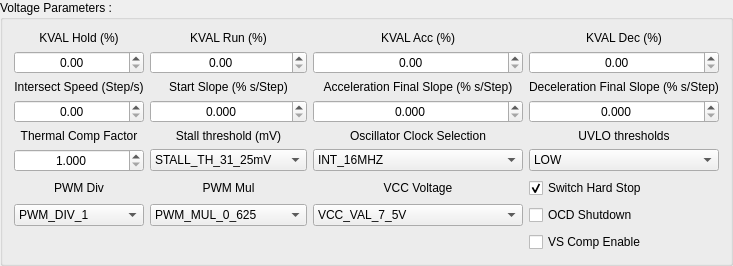
             <widget class="QGroupBox" name="vpGroup_2">
              <property name="title">
               <string>Voltage Parameters :</string>
              </property>
              <layout class="QGridLayout" name="gridLayout_12">
               <item row="0" column="2">
                <widget class="QLabel" name="label_43">
                 <property name="text">
                  <string>KVAL Acc (%)</string>
                 </property>
                 <property name="alignment">
                  <set>Qt::AlignCenter</set>
                 </property>
                 <property name="buddy">
                  <cstring>kvalAcc</cstring>
                 </property>
                </widget>
               </item>
               <item row="0" column="3">
                <widget class="QLabel" name="label_42">
                 <property name="text">
                  <string>KVAL Dec (%)</string>
                 </property>
                 <property name="alignment">
                  <set>Qt::AlignCenter</set>
                 </property>
                 <property name="buddy">
                  <cstring>kvalDec</cstring>
                 </property>
                </widget>
               </item>
               <item row="0" column="1">
                <widget class="QLabel" name="label_41">
                 <property name="text">
                  <string>KVAL Run (%)</string>
                 </property>
                 <property name="alignment">
                  <set>Qt::AlignCenter</set>
                 </property>
                 <property name="buddy">
                  <cstring>kvalRun</cstring>
                 </property>
                </widget>
               </item>
               <item row="2" column="3">
                <widget class="QLabel" name="label_47">
                 <property name="text">
                  <string>Deceleration Final Slope (% s/Step)</string>
                 </property>
                 <property name="alignment">
                  <set>Qt::AlignCenter</set>
                 </property>
                 <property name="buddy">
                  <cstring>decFinalSlope</cstring>
                 </property>
                </widget>
               </item>
               <item row="2" column="0">
                <widget class="QLabel" name="label_44">
                 <property name="text">
                  <string>Intersect Speed (Step/s)</string>
                 </property>
                 <property name="alignment">
                  <set>Qt::AlignCenter</set>
                 </property>
                 <property name="buddy">
                  <cstring>intSpeed</cstring>
                 </property>
                </widget>
               </item>
               <item row="2" column="1">
                <widget class="QLabel" name="label_45">
                 <property name="text">
                  <string>Start Slope (% s/Step)</string>
                 </property>
                 <property name="alignment">
                  <set>Qt::AlignCenter</set>
                 </property>
                 <property name="buddy">
                  <cstring>startSlope</cstring>
                 </property>
                </widget>
               </item>
               <item row="2" column="2">
                <widget class="QLabel" name="label_46">
                 <property name="text">
                  <string>Acceleration Final Slope (% s/Step)</string>
                 </property>
                 <property name="alignment">
                  <set>Qt::AlignCenter</set>
                 </property>
                 <property name="buddy">
                  <cstring>accFinalSlope</cstring>
                 </property>
                </widget>
               </item>
               <item row="7" column="0">
                <widget class="QLabel" name="label_50">
                 <property name="text">
                  <string>PWM Div</string>
                 </property>
                 <property name="alignment">
                  <set>Qt::AlignCenter</set>
                 </property>
                 <property name="buddy">
                  <cstring>pwmDiv_2</cstring>
                 </property>
                </widget>
               </item>
               <item row="5" column="1">
                <widget class="QLabel" name="label_49">
                 <property name="text">
                  <string>Stall threshold (mV)</string>
                 </property>
                 <property name="alignment">
                  <set>Qt::AlignCenter</set>
                 </property>
                 <property name="buddy">
                  <cstring>stallthreshold</cstring>
                 </property>
                </widget>
               </item>
               <item row="5" column="0">
                <widget class="QLabel" name="label_48">
                 <property name="text">
                  <string>Thermal Comp Factor</string>
                 </property>
                 <property name="alignment">
                  <set>Qt::AlignCenter</set>
                 </property>
                 <property name="buddy">
                  <cstring>thermalCompFactor</cstring>
                 </property>
                </widget>
               </item>
               <item row="7" column="1">
                <widget class="QLabel" name="label_51">
                 <property name="text">
                  <string>PWM Mul</string>
                 </property>
                 <property name="alignment">
                  <set>Qt::AlignCenter</set>
                 </property>
                 <property name="buddy">
                  <cstring>pwmMul_2</cstring>
                 </property>
                </widget>
               </item>
               <item row="8" column="0">
                <widget class="QComboBox" name="pwmDiv_2">
                 <item>
                  <property name="text">
                   <string>PWM_DIV_1</string>
                  </property>
                 </item>
                 <item>
                  <property name="text">
                   <string>PWM_DIV_2</string>
                  </property>
                 </item>
                 <item>
                  <property name="text">
                   <string>PWM_DIV_3</string>
                  </property>
                 </item>
                 <item>
                  <property name="text">
                   <string>PWM_DIV_4</string>
                  </property>
                 </item>
                 <item>
                  <property name="text">
                   <string>PWM_DIV_5</string>
                  </property>
                 </item>
                 <item>
                  <property name="text">
                   <string>PWM_DIV_6</string>
                  </property>
                 </item>
                 <item>
                  <property name="text">
                   <string>PWM_DIV_7</string>
                  </property>
                 </item>
                </widget>
               </item>
               <item row="3" column="1">
                <widget class="QDoubleSpinBox" name="startSlope_2">
                 <property name="alignment">
                  <set>Qt::AlignCenter</set>
                 </property>
                 <property name="decimals">
                  <number>3</number>
                 </property>
                 <property name="maximum">
                  <double>0.389000000000000</double>
                 </property>
                 <property name="singleStep">
                  <double>0.010000000000000</double>
                 </property>
                </widget>
               </item>
               <item row="3" column="0">
                <widget class="QDoubleSpinBox" name="intSpeed_2">
                 <property name="alignment">
                  <set>Qt::AlignCenter</set>
                 </property>
                 <property name="maximum">
                  <double>976.500000000000000</double>
                 </property>
                </widget>
               </item>
               <item row="0" column="0">
                <widget class="QLabel" name="label_52">
                 <property name="text">
                  <string>KVAL Hold (%)</string>
                 </property>
                 <property name="alignment">
                  <set>Qt::AlignCenter</set>
                 </property>
                 <property name="buddy">
                  <cstring>kvalHold</cstring>
                 </property>
                </widget>
               </item>
               <item row="3" column="2">
                <widget class="QDoubleSpinBox" name="accFinalSlope_2">
                 <property name="alignment">
                  <set>Qt::AlignCenter</set>
                 </property>
                 <property name="decimals">
                  <number>3</number>
                 </property>
                 <property name="maximum">
                  <double>0.389000000000000</double>
                 </property>
                 <property name="singleStep">
                  <double>0.010000000000000</double>
                 </property>
                </widget>
               </item>
               <item row="8" column="1">
                <widget class="QComboBox" name="pwmMul_2">
                 <item>
                  <property name="text">
                   <string>PWM_MUL_0_625</string>
                  </property>
                 </item>
                 <item>
                  <property name="text">
                   <string>PWM_MUL_0_75</string>
                  </property>
                 </item>
                 <item>
                  <property name="text">
                   <string>PWM_MUL_0_875</string>
                  </property>
                 </item>
                 <item>
                  <property name="text">
                   <string>PWM_MUL_1</string>
                  </property>
                 </item>
                 <item>
                  <property name="text">
                   <string>PWM_MUL_1_25</string>
                  </property>
                 </item>
                 <item>
                  <property name="text">
                   <string>PWM_MUL_1_5</string>
                  </property>
                 </item>
                 <item>
                  <property name="text">
                   <string>PWM_MUL_1_75</string>
                  </property>
                 </item>
                 <item>
                  <property name="text">
                   <string>PWM_MUL_2</string>
                  </property>
                 </item>
                </widget>
               </item>
               <item row="3" column="3">
                <widget class="QDoubleSpinBox" name="decFinalSlope_2">
                 <property name="alignment">
                  <set>Qt::AlignCenter</set>
                 </property>
                 <property name="decimals">
                  <number>3</number>
                 </property>
                 <property name="maximum">
                  <double>0.389000000000000</double>
                 </property>
                 <property name="singleStep">
                  <double>0.010000000000000</double>
                 </property>
                </widget>
               </item>
               <item row="1" column="3">
                <widget class="QDoubleSpinBox" name="kvalDec_2">
                 <property name="alignment">
                  <set>Qt::AlignCenter</set>
                 </property>
                 <property name="maximum">
                  <double>99.609999999999999</double>
                 </property>
                </widget>
               </item>
               <item row="1" column="1">
                <widget class="QDoubleSpinBox" name="kvalRun_2">
                 <property name="alignment">
                  <set>Qt::AlignCenter</set>
                 </property>
                 <property name="maximum">
                  <double>99.609999999999999</double>
                 </property>
                </widget>
               </item>
               <item row="1" column="2">
                <widget class="QDoubleSpinBox" name="kvalAcc_2">
                 <property name="alignment">
                  <set>Qt::AlignCenter</set>
                 </property>
                 <property name="maximum">
                  <double>99.609999999999999</double>
                 </property>
                </widget>
               </item>
               <item row="6" column="0">
                <widget class="QDoubleSpinBox" name="thermalCompFactor_2">
                 <property name="alignment">
                  <set>Qt::AlignCenter</set>
                 </property>
                 <property name="decimals">
                  <number>3</number>
                 </property>
                 <property name="minimum">
                  <double>1.000000000000000</double>
                 </property>
                 <property name="maximum">
                  <double>1.469000000000000</double>
                 </property>
                 <property name="singleStep">
                  <double>0.010000000000000</double>
                 </property>
                </widget>
               </item>
               <item row="1" column="0">
                <widget class="QDoubleSpinBox" name="kvalHold_2">
                 <property name="alignment">
                  <set>Qt::AlignCenter</set>
                 </property>
                 <property name="maximum">
                  <double>99.609999999999999</double>
                 </property>
                </widget>
               </item>
               <item row="6" column="2">
                <widget class="QComboBox" name="oscSelection_2">
                 <item>
                  <property name="text">
                   <string>INT_16MHZ</string>
                  </property>
                 </item>
                 <item>
                  <property name="text">
                   <string>EXT_8MHZ_XTAL_DRIVE</string>
                  </property>
                 </item>
                 <item>
                  <property name="text">
                   <string>EXT_16MHZ_XTAL_DRIVE</string>
                  </property>
                 </item>
                 <item>
                  <property name="text">
                   <string>EXT_24MHZ_XTAL_DRIVE</string>
                  </property>
                 </item>
                 <item>
                  <property name="text">
                   <string>EXT_32MHZ_XTAL_DRIVE</string>
                  </property>
                 </item>
                 <item>
                  <property name="text">
                   <string>INT_16MHZ_OSCOUT_2MHZ</string>
                  </property>
                 </item>
                 <item>
                  <property name="text">
                   <string>INT_16MHZ_OSCOUT_4MHZ</string>
                  </property>
                 </item>
                 <item>
                  <property name="text">
                   <string>INT_16MHZ_OSCOUT_8MHZ</string>
                  </property>
                 </item>
                 <item>
                  <property name="text">
                   <string>INT_16MHZ_OSCOUT_16MHZ</string>
                  </property>
                 </item>
                 <item>
                  <property name="text">
                   <string>EXT_8MHZ_OSCOUT_INVERT</string>
                  </property>
                 </item>
                 <item>
                  <property name="text">
                   <string>EXT_16MHZ_OSCOUT_INVERT</string>
                  </property>
                 </item>
                 <item>
                  <property name="text">
                   <string>EXT_24MHZ_OSCOUT_INVERT</string>
                  </property>
                 </item>
                 <item>
                  <property name="text">
                   <string>EXT_32MHZ_OSCOUT_INVERT</string>
                  </property>
                 </item>
                </widget>
               </item>
               <item row="5" column="2">
                <widget class="QLabel" name="label_54">
                 <property name="text">
                  <string>Oscillator Clock Selection</string>
                 </property>
                 <property name="alignment">
                  <set>Qt::AlignCenter</set>
                 </property>
                 <property name="buddy">
                  <cstring>oscSelection</cstring>
                 </property>
                </widget>
               </item>
               <item row="9" column="3">
                <widget class="QCheckBox" name="vsCompEn_2">
                 <property name="text">
                  <string>VS Comp Enable</string>
                 </property>
                </widget>
               </item>
               <item row="8" column="3">
                <widget class="QCheckBox" name="ocdShutdown_2">
                 <property name="text">
                  <string>OCD Shutdown</string>
                 </property>
                </widget>
               </item>
               <item row="5" column="3">
                <widget class="QLabel" name="label_81">
                 <property name="text">
                  <string>UVLO thresholds</string>
                 </property>
                 <property name="alignment">
                  <set>Qt::AlignCenter</set>
                 </property>
                 <property name="buddy">
                  <cstring>oscSelection</cstring>
                 </property>
                </widget>
               </item>
               <item row="6" column="3">
                <widget class="QComboBox" name="UVLO_threshold_2">
                 <item>
                  <property name="text">
                   <string>LOW</string>
                  </property>
                 </item>
                 <item>
                  <property name="text">
                   <string>HIGH</string>
                  </property>
                 </item>
                </widget>
               </item>
               <item row="7" column="2">
                <widget class="QLabel" name="label_82">
                 <property name="text">
                  <string>VCC Voltage</string>
                 </property>
                 <property name="alignment">
                  <set>Qt::AlignCenter</set>
                 </property>
                 <property name="buddy">
                  <cstring>oscSelection</cstring>
                 </property>
                </widget>
               </item>
               <item row="8" column="2">
                <widget class="QComboBox" name="VCCVoltage_2">
                 <item>
                  <property name="text">
                   <string>VCC_VAL_7_5V</string>
                  </property>
                 </item>
                 <item>
                  <property name="text">
                   <string>VCC_VAL_15V</string>
                  </property>
                 </item>
                </widget>
               </item>
               <item row="7" column="3">
                <widget class="QCheckBox" name="swHardStop_2">
                 <property name="text">
                  <string>Switch Hard Stop</string>
                 </property>
                 <property name="checked">
                  <bool>true</bool>
                 </property>
                </widget>
               </item>
               <item row="6" column="1">
                <widget class="QComboBox" name="stallThreshold_2">
                 <property name="currentIndex">
                  <number>0</number>
                 </property>
                 <item>
                  <property name="text">
                   <string>STALL_TH_31_25mV</string>
                  </property>
                 </item>
                 <item>
                  <property name="text">
                   <string>STALL_TH_62_5mV</string>
                  </property>
                 </item>
                 <item>
                  <property name="text">
                   <string>STALL_TH_93_75mV</string>
                  </property>
                 </item>
                 <item>
                  <property name="text">
                   <string>STALL_TH_125mV</string>
                  </property>
                 </item>
                 <item>
                  <property name="text">
                   <string>STALL_TH_156_25mV</string>
                  </property>
                 </item>
                 <item>
                  <property name="text">
                   <string>STALL_TH_187_5mV</string>
                  </property>
                 </item>
                 <item>
                  <property name="text">
                   <string>STALL_TH_218_75mV</string>
                  </property>
                 </item>
                 <item>
                  <property name="text">
                   <string>STALL_TH_250mV</string>
                  </property>
                 </item>
                 <item>
                  <property name="text">
                   <string>STALL_TH_281_25mV</string>
                  </property>
                 </item>
                 <item>
                  <property name="text">
                   <string>STALL_TH_312_5mV</string>
                  </property>
                 </item>
                 <item>
                  <property name="text">
                   <string>STALL_TH_343_75mV</string>
                  </property>
                 </item>
                 <item>
                  <property name="text">
                   <string>STALL_TH_375mV</string>
                  </property>
                 </item>
                 <item>
                  <property name="text">
                   <string>STALL_TH_406_25mV</string>
                  </property>
                 </item>
                 <item>
                  <property name="text">
                   <string>STALL_TH_437_5mV</string>
                  </property>
                 </item>
                 <item>
                  <property name="text">
                   <string>STALL_TH_468_75mV</string>
                  </property>
                 </item>
                 <item>
                  <property name="text">
                   <string>STALL_TH_500mV</string>
                  </property>
                 </item>
                 <item>
                  <property name="text">
                   <string>STALL_TH_531_25mV</string>
                  </property>
                 </item>
                 <item>
                  <property name="text">
                   <string>STALL_TH_562_5mV</string>
                  </property>
                 </item>
                 <item>
                  <property name="text">
                   <string>STALL_TH_593_75mV</string>
                  </property>
                 </item>
                 <item>
                  <property name="text">
                   <string>STALL_TH_625mV</string>
                  </property>
                 </item>
                 <item>
                  <property name="text">
                   <string>STALL_TH_656_25mV</string>
                  </property>
                 </item>
                 <item>
                  <property name="text">
                   <string>STALL_TH_687_5mV</string>
                  </property>
                 </item>
                 <item>
                  <property name="text">
                   <string>STALL_TH_718_75mV</string>
                  </property>
                 </item>
                 <item>
                  <property name="text">
                   <string>STALL_TH_750mV</string>
                  </property>
                 </item>
                 <item>
                  <property name="text">
                   <string>STALL_TH_781_25mV</string>
                  </property>
                 </item>
                 <item>
                  <property name="text">
                   <string>STALL_TH_812_5mV</string>
                  </property>
                 </item>
                 <item>
                  <property name="text">
                   <string>STALL_TH_843_75mV</string>
                  </property>
                 </item>
                 <item>
                  <property name="text">
                   <string>STALL_TH_875mV</string>
                  </property>
                 </item>
                 <item>
                  <property name="text">
                   <string>STALL_TH_906_25mV</string>
                  </property>
                 </item>
                 <item>
                  <property name="text">
                   <string>STALL_TH_937_5mV</string>
                  </property>
                 </item>
                 <item>
                  <property name="text">
                   <string>STALL_TH_968_75mV</string>
                  </property>
                 </item>
                 <item>
                  <property name="text">
                   <string>STALL_TH_1000mV</string>
                  </property>
                 </item>
                </widget>
               </item>
              </layout>
             </widget>
